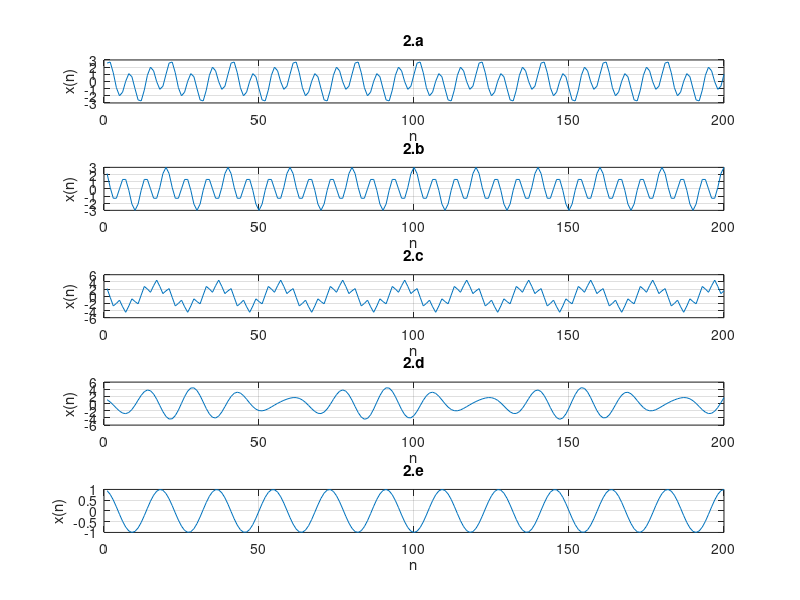

Source code (MATLAB):
close all;clear all;clc;

figure;
n=[1:1:200];
y1=cos(pi/10*n)+2*sin(pi*(0.3)*n);
subplot(5,1,1);	
plot(n,y1);
xlabel('n');
ylabel('x(n)');
grid on 
title('2.a');

y2=cos(pi/10*n)+2*cos(pi*0.3*n);
subplot(5,1,2);
plot(n,y2);
xlabel('n');
ylabel('x(n)');
grid on 
title('2.b');

y3=3*cos(pi*0.1*n+pi/3)+1.5*sin(pi*0.5*n);
subplot(5,1,3);
plot(n,y3);
xlabel('n');
ylabel('x(n)');
grid on 
title('2.c');

y4=3*cos(0.4*n+pi/3)+1.5*sin(0.5*n);
subplot(5,1,4);
plot(n,y4);
xlabel('n');
ylabel('x(n)');
grid on 
title('2.d');

y5= cos(0.11*pi*n);
subplot(5,1,5);
plot(n,y5);
xlabel('n');
ylabel('x(n)');
grid on 
title('2.e');
